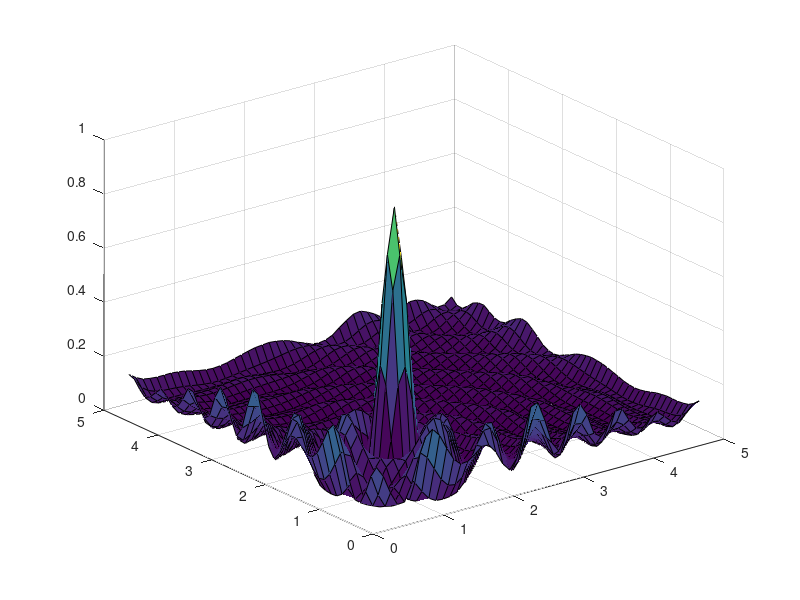

Here is the MATLAB script that generated this plot: (Note: this script raises an error after producing the figure.)
% Illustration of the effect of beamforming when using a distributed array
%
% It was used in the blog post "Beamforming From Distributed Arrays"
% https://ma-mimo.ellintech.se/2019/01/25/beamforming-from-distributed-arrays/
%
% Emil Björnson, 2019
% emil.bjornson@liu.se

close all;
clear

%Set the wavelength
wavelength = 10;

%Size of the simulation area
squareSide = 5*wavelength;

%Generate the grid of points where the normalized channel gain is computed
x = 2:1:squareSide-2;
y = 2:1:squareSide-2;


%Put out the antennas
pointsperdim = 20; %Number of antennas per side in the square
locations = squareSide*linspace(0.025,0.975,pointsperdim); %Equally space locations of the antennas
antenna_locations= [locations 1i*locations locations+1i*squareSide squareSide+1i*locations];


%Select the target location of the beamforming
targetlocation = round(squareSide/4)+1i*round(squareSide/4);


%Prepare to save numbers
phaseshifts = zeros(length(x),length(y),length(antenna_locations));
distances = zeros(length(x),length(y),length(antenna_locations));
angletarget = zeros(length(x),length(y),length(antenna_locations));


%% Go through all antennas
for n = 1:length(antenna_locations)
    
    %Go through all spatial sample points
    for k = 1:length(x)
        
        for j = 1:length(y)
            
            %Compute the distance from the antenna to the sample point
            distances(k,j,n) = abs(x(k)+1i*y(j) - antenna_locations(n));
            
            %Compute the phase-shift from the antenna to the sample point
            phaseshifts(k,j,n) = 2*pi*distances(k,j,n)/wavelength;
            
        end
        
    end
    
    %Compute the phase-shift from the antenna to the target point
    angletarget(:,:,n) = 2*pi*abs(targetlocation - antenna_locations(n))/wavelength;
    
end

%Compute the distances from all antennas to the target point
distances_target = abs(antenna_locations-targetlocation);


%Compute the combined channel gain from all antennas to the different
%sample points. We are considering a free-space propagation pathloss
channel_gain = abs(sum(exp(1i*(phaseshifts-angletarget))./sqrt(4*pi*distances.^2),3)).^2;

%Compute the combined channel gain from all antennas to the target point
channel_gain_target = abs(sum(exp(1i*0)./sqrt(4*pi*distances_target.^2))).^2;

%Set a normalization factor for the simulations
normalization = channel_gain_target;


%% Plot simulation figure


%First figure
figure;

surf(y/wavelength,x/wavelength,channel_gain/normalization);
colormap(flipud(parula));
colorbar;
shading interp;
hold on;

for n = 1:length(antenna_locations)
    plot3(imag(antenna_locations(n))/wavelength,real(antenna_locations(n))/wavelength,0,'k*','MarkerSize',5);
end

plot3(imag(targetlocation)/wavelength,real(targetlocation)/wavelength,(channel_gain_target)/normalization,'ko','MarkerSize',5,'MarkerFaceColor','k');
hold off;

xlabel('Distance (wavelengths)');
ylabel('Distance (wavelengths)');
zlabel('Normalized channel gain');


%Second figure
figure;

surf(y/wavelength,x/wavelength,channel_gain/normalization);
colormap(flipud(parula));
colorbar;
shading interp;
hold on;

for n = 1:length(antenna_locations)
    plot3(imag(antenna_locations(n))/wavelength,real(antenna_locations(n))/wavelength,0,'k*','MarkerSize',5);
end

plot3(imag(targetlocation)/wavelength,real(targetlocation)/wavelength,(channel_gain_target)/normalization,'ko','MarkerSize',5,'MarkerFaceColor','k');
hold off;

xlabel('Distance (wavelengths)');
ylabel('Distance (wavelengths)');
zlabel('Normalized channel gain');
view(2);
